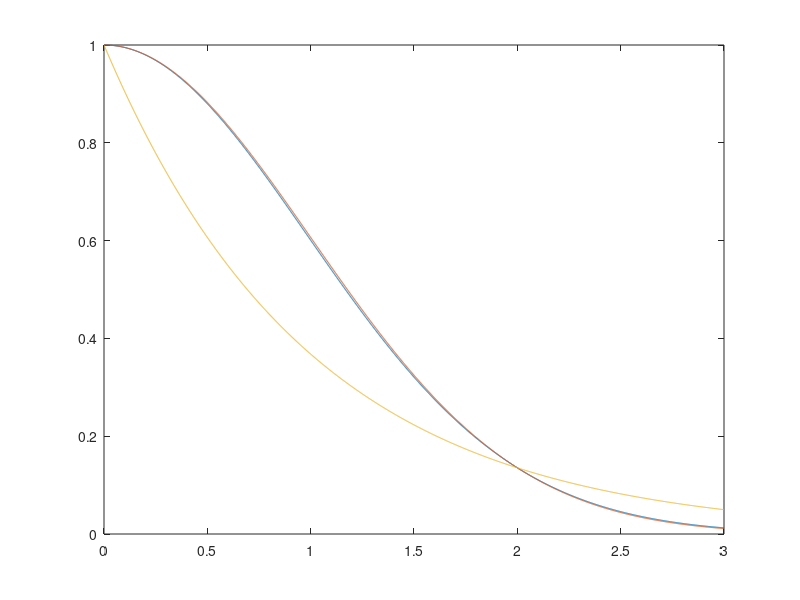

Write MATLAB code to recreate this figure.
%% Plot Matern kernel
clearvars
nu = 40;
xplot = (0.001:0.001:3);
sc = sqrt(2*nu);
kernel = @ (x) (2^(1-nu)/gamma(nu)) .* (sc*x).^nu .* besselk(nu,sc*x);
figure
plot(xplot,kernel(xplot),xplot,exp(-xplot.^2/2),xplot,exp(-xplot))
